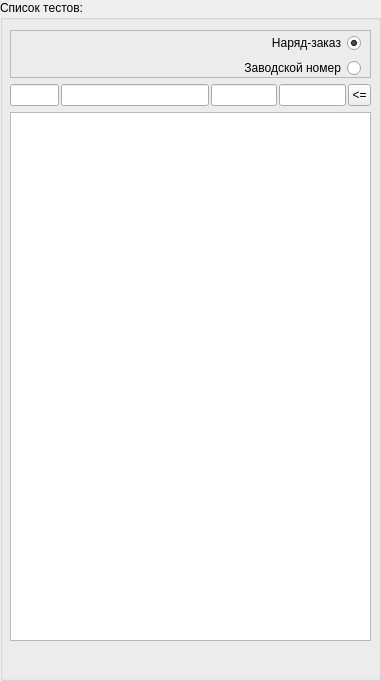
     <widget class="QGroupBox" name="groupTestList">
      <property name="geometry">
       <rect>
        <x>10</x>
        <y>10</y>
        <width>381</width>
        <height>681</height>
       </rect>
      </property>
      <property name="title">
       <string>Список тестов:</string>
      </property>
      <widget class="QWidget" name="verticalLayoutWidget">
       <property name="geometry">
        <rect>
         <x>10</x>
         <y>30</y>
         <width>361</width>
         <height>611</height>
        </rect>
       </property>
       <layout class="QVBoxLayout" name="verticalLayout">
        <item>
         <widget class="QFrame" name="frame">
          <property name="sizePolicy">
           <sizepolicy hsizetype="Preferred" vsizetype="Preferred">
            <horstretch>0</horstretch>
            <verstretch>0</verstretch>
           </sizepolicy>
          </property>
          <property name="minimumSize">
           <size>
            <width>0</width>
            <height>48</height>
           </size>
          </property>
          <property name="maximumSize">
           <size>
            <width>16777215</width>
            <height>48</height>
           </size>
          </property>
          <property name="frameShape">
           <enum>QFrame::StyledPanel</enum>
          </property>
          <property name="frameShadow">
           <enum>QFrame::Raised</enum>
          </property>
          <widget class="QWidget" name="verticalLayoutWidget_2">
           <property name="geometry">
            <rect>
             <x>10</x>
             <y>0</y>
             <width>341</width>
             <height>52</height>
            </rect>
           </property>
           <layout class="QVBoxLayout" name="verticalLayout_5">
            <property name="spacing">
             <number>2</number>
            </property>
            <property name="sizeConstraint">
             <enum>QLayout::SetMinimumSize</enum>
            </property>
            <item>
             <widget class="QRadioButton" name="radioOrderNum">
              <property name="layoutDirection">
               <enum>Qt::RightToLeft</enum>
              </property>
              <property name="text">
               <string>Наряд-заказ</string>
              </property>
              <property name="checked">
               <bool>true</bool>
              </property>
              <property name="autoRepeat">
               <bool>true</bool>
              </property>
             </widget>
            </item>
            <item>
             <widget class="QRadioButton" name="radioSerial">
              <property name="layoutDirection">
               <enum>Qt::RightToLeft</enum>
              </property>
              <property name="text">
               <string>Заводской номер</string>
              </property>
              <property name="checked">
               <bool>false</bool>
              </property>
              <property name="autoRepeat">
               <bool>true</bool>
              </property>
             </widget>
            </item>
           </layout>
          </widget>
         </widget>
        </item>
        <item>
         <layout class="QHBoxLayout" name="horizontalLayout_2">
          <property name="spacing">
           <number>2</number>
          </property>
          <item>
           <widget class="QLineEdit" name="txtFilter_ID">
            <property name="sizePolicy">
             <sizepolicy hsizetype="Fixed" vsizetype="Fixed">
              <horstretch>0</horstretch>
              <verstretch>0</verstretch>
             </sizepolicy>
            </property>
            <property name="minimumSize">
             <size>
              <width>49</width>
              <height>0</height>
             </size>
            </property>
            <property name="maximumSize">
             <size>
              <width>49</width>
              <height>23</height>
             </size>
            </property>
            <property name="baseSize">
             <size>
              <width>50</width>
              <height>20</height>
             </size>
            </property>
            <property name="clearButtonEnabled">
             <bool>false</bool>
            </property>
           </widget>
          </item>
          <item>
           <widget class="QLineEdit" name="txtFilter_DateTime">
            <property name="minimumSize">
             <size>
              <width>148</width>
              <height>0</height>
             </size>
            </property>
            <property name="maximumSize">
             <size>
              <width>148</width>
              <height>23</height>
             </size>
            </property>
            <property name="clearButtonEnabled">
             <bool>false</bool>
            </property>
           </widget>
          </item>
          <item>
           <widget class="QLineEdit" name="txtFilter_OrderNum">
            <property name="maximumSize">
             <size>
              <width>200</width>
              <height>23</height>
             </size>
            </property>
            <property name="frame">
             <bool>true</bool>
            </property>
            <property name="clearButtonEnabled">
             <bool>false</bool>
            </property>
           </widget>
          </item>
          <item>
           <widget class="QLineEdit" name="txtFilter_Serial">
            <property name="maximumSize">
             <size>
              <width>200</width>
              <height>23</height>
             </size>
            </property>
            <property name="frame">
             <bool>true</bool>
            </property>
            <property name="clearButtonEnabled">
             <bool>false</bool>
            </property>
           </widget>
          </item>
          <item>
           <widget class="QToolButton" name="btnFilterReset">
            <property name="maximumSize">
             <size>
              <width>23</width>
              <height>23</height>
             </size>
            </property>
            <property name="text">
             <string>&lt;=</string>
            </property>
           </widget>
          </item>
         </layout>
        </item>
        <item>
         <widget class="QTableView" name="tableTests">
          <property name="selectionMode">
           <enum>QAbstractItemView::SingleSelection</enum>
          </property>
          <property name="selectionBehavior">
           <enum>QAbstractItemView::SelectRows</enum>
          </property>
          <property name="textElideMode">
           <enum>Qt::ElideLeft</enum>
          </property>
          <property name="wordWrap">
           <bool>false</bool>
          </property>
          <property name="cornerButtonEnabled">
           <bool>false</bool>
          </property>
          <attribute name="horizontalHeaderHighlightSections">
           <bool>false</bool>
          </attribute>
          <attribute name="verticalHeaderVisible">
           <bool>false</bool>
          </attribute>
          <attribute name="verticalHeaderHighlightSections">
           <bool>false</bool>
          </attribute>
         </widget>
        </item>
       </layout>
      </widget>
     </widget>
